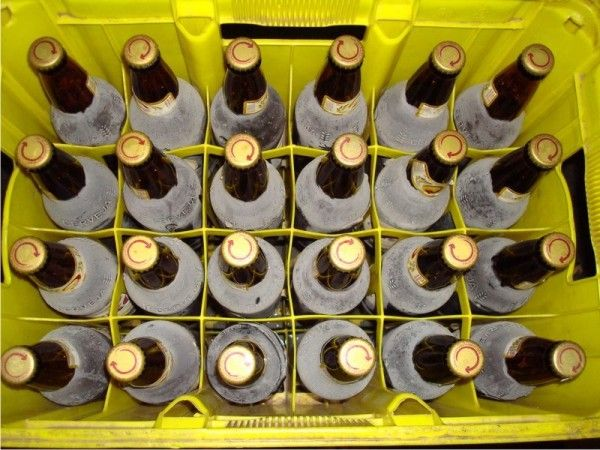
#> input picture computer_vision/circle/img/img_4.jpg, 600 x 450 px, given in place of park.jpg, which was not available
$ python color_scale.py
#> lines starting #> are read from the running program, lines starting #| are printed output that depends on the picture; pictures that were not available may be replaced by others from this repository, and a replacement may not be noted
### computer_vision/open_cv_basic/functions/show.py
import cv2 as cv
import numpy as np
from functions import basics

def show_image(img_adress=None, name='IMG', scale=1):
    """
    img_adress -> the path to the image.
    name -> the name that will show on the window.
    scale -> set the scale.
    """
    if isinstance(img_adress, str):
        img = cv.imread(img_adress)
    else:
        img = img_adress

    if(scale!=1):
        img=basics.scale_img(img, scale)
    cv.imshow(name, img)
    cv.waitKey(0)

# [21 lines left out: function show_video, not called in this run]

### computer_vision/open_cv_basic/functions/color_img.py
import cv2 as cv
import numpy as np
from functions import basics

def load_image(img_path):
    """
    Função auxiliar para carregar a imagem de um caminho ou retornar a imagem fornecida.
    img_path -> Caminho para a imagem ou a imagem já carregada.
    Retorna a imagem carregada.
    """
    if isinstance(img_path, str):
        img = cv.imread(img_path)
        if img is None:
            print(f"Erro: Não foi possível carregar a imagem no caminho '{img_path}'.")
            return None
    else:
        img = img_path
    return img

# [16 lines left out: function merge_colors, not called in this run]

def split_colors(img_path):
    """
    Divide a imagem em suas componentes de cor: azul, verde e vermelho.
    img_path -> Caminho para a imagem ou a imagem carregada.
    Retorna três imagens: (B, G, R).
    """
    img = load_image(img_path)
    if img is None:
        return None, None, None

    # Dividir a imagem em suas componentes de cor
    b, g, r = cv.split(img)
    return b, g, r

def color_converter(img_path, code):
    """
    Converte a imagem para o código de cor especificado.
    img_path -> Caminho para a imagem ou a imagem carregada.
    code -> Código de conversão de cor (ex: cv.COLOR_BGR2GRAY).
    Retorna a imagem convertida.
    """
    img = load_image(img_path)
    if img is None:
        return None

    color_img = cv.cvtColor(img, code)
    return color_img

def grayscale_img(img_path):
    """
    Converte a imagem para escala de cinza.
    img_path -> Caminho para a imagem ou a imagem carregada.
    Retorna a imagem em escala de cinza.
    """
    return color_converter(img_path, cv.COLOR_BGR2GRAY)

def hsv_img(img_path):
    """
    Converte a imagem para o espaço de cores HSV.
    img_path -> Caminho para a imagem ou a imagem carregada.
    Retorna a imagem no espaço HSV.
    """
    return color_converter(img_path, cv.COLOR_BGR2HSV)

def lab_img(img_path):
    """
    Converte a imagem para o espaço de cores LAB.
    img_path -> Caminho para a imagem ou a imagem carregada.
    Retorna a imagem no espaço LAB.
    """
    return color_converter(img_path, cv.COLOR_BGR2LAB)

def rgb_img(img_path):
    """
    Converte a imagem para o espaço de cores RGB.
    img_path -> Caminho para a imagem ou a imagem carregada.
    Retorna a imagem no espaço RGB.
    """
    return color_converter(img_path, cv.COLOR_BGR2RGB)

# [30 lines left out: functions histogram, gray_histogram, not called in this run]

### computer_vision/open_cv_basic/color_scale.py
import cv2 as cv
from functions import color_img, show

def main():
    show.show_image("Photos/park.jpg")
#> in show_image, img is the input picture: shape (450, 600, 3); mean B, G, R 57, 126.1, 139.8
    show.show_image(color_img.color_converter("Photos/park.jpg", code=cv.COLOR_BGR2GRAY))
#> in color_converter, `color_img = cv.cvtColor(img, code)`:
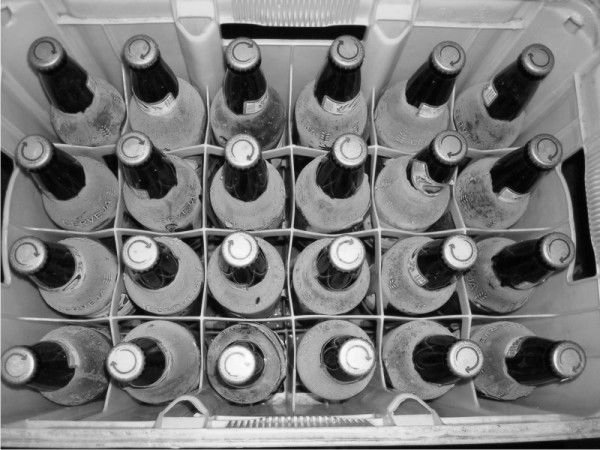
#> color_img: shape (450, 600); min 0, max 254, mean 122.3
    show.show_image(color_img.grayscale_img("Photos/park.jpg"))
    show.show_image(color_img.hsv_img("Photos/park.jpg"))
#> in color_converter (call 3), `color_img = cv.cvtColor(img, code)`: color_img: shape (450, 600, 3); mean H, S, V 24.6, 154.1, 139.8
    show.show_image(color_img.lab_img("Photos/park.jpg"))
#> in color_converter (call 4), `color_img = cv.cvtColor(img, code)`: color_img: shape (450, 600, 3); mean of channels 0, 1, 2 132.4, 126.1, 161.6
    show.show_image(color_img.rgb_img("Photos/park.jpg"))
    img_b,img_g,img_r=color_img.split_colors("Photos/park.jpg")
#> in split_colors, `b, g, r = cv.split(img)`:
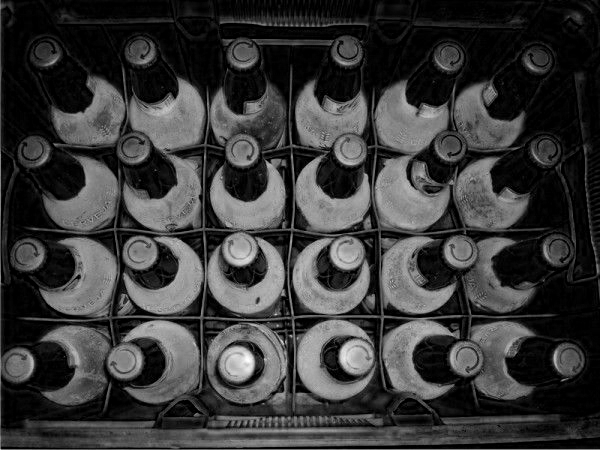
#> b: shape (450, 600); min 0, max 255, mean 57
#> in split_colors, `b, g, r = cv.split(img)`:
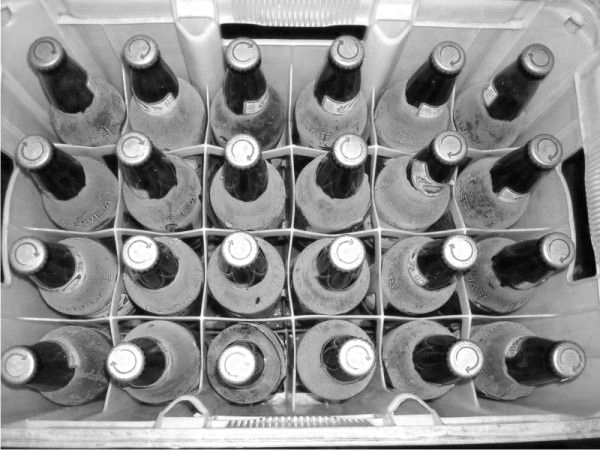
#> r: shape (450, 600); min 0, max 255, mean 139.8
    show.show_image(img_b, "Blue")
    show.show_image(img_g, "Green")
    show.show_image(img_r, "Red")

    merge_img=color_img.merge_colors(img_b,img_g,img_r)
    show.show_image(merge_img, "Merge")

if __name__=="__main__":
    main()

$ run again, on computer_vision/circle/img/img_2.jpeg
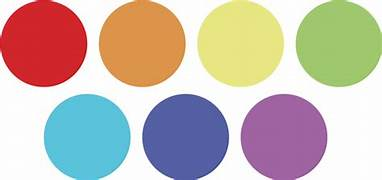
#> input picture computer_vision/circle/img/img_2.jpeg, 382 x 180 px, given in place of park.jpg, which was not available
#> in show_image, img is the input picture: shape (180, 382, 3); mean B, G, R 177, 186, 198.9
#> color_img: shape (180, 382, 3); mean H, S, V 71.3, 84.8, 220.6
#> color_img: shape (180, 382, 3); mean of channels 0, 1, 2 197.3, 133.8, 136.2
#> in split_colors, `b, g, r = cv.split(img)`:
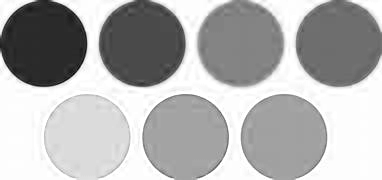
#> b: shape (180, 382); min 0, max 255, mean 177
#> in split_colors, `b, g, r = cv.split(img)`:
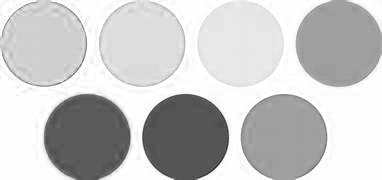
#> r: shape (180, 382); min 34, max 255, mean 198.9
